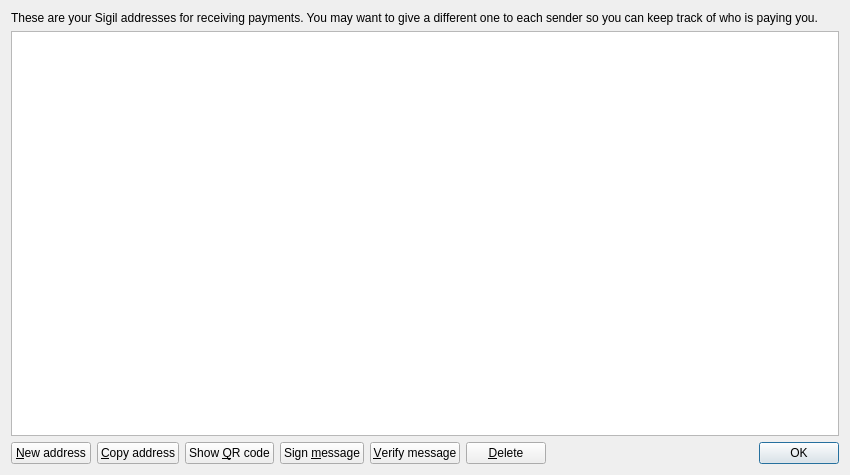
<?xml version="1.0" encoding="UTF-8"?>
<ui version="4.0">
 <class>AddressBookPage</class>
 <widget class="QWidget" name="AddressBookPage">
  <property name="geometry">
   <rect>
    <x>0</x>
    <y>0</y>
    <width>850</width>
    <height>475</height>
   </rect>
  </property>
  <property name="windowTitle">
   <string>Address Book</string>
  </property>
  <layout class="QVBoxLayout" name="verticalLayout">
   <item>
    <widget class="QLabel" name="labelExplanation">
     <property name="text">
      <string>These are your Sigil addresses for receiving payments. You may want to give a different one to each sender so you can keep track of who is paying you.</string>
     </property>
     <property name="textFormat">
      <enum>Qt::PlainText</enum>
     </property>
     <property name="wordWrap">
      <bool>true</bool>
     </property>
    </widget>
   </item>
   <item>
    <widget class="QTableView" name="tableView">
     <property name="contextMenuPolicy">
      <enum>Qt::CustomContextMenu</enum>
     </property>
     <property name="toolTip">
      <string>Double-click to edit address or label</string>
     </property>
     <property name="tabKeyNavigation">
      <bool>false</bool>
     </property>
     <property name="alternatingRowColors">
      <bool>true</bool>
     </property>
     <property name="selectionMode">
      <enum>QAbstractItemView::SingleSelection</enum>
     </property>
     <property name="selectionBehavior">
      <enum>QAbstractItemView::SelectRows</enum>
     </property>
     <property name="sortingEnabled">
      <bool>true</bool>
     </property>
     <attribute name="verticalHeaderVisible">
      <bool>false</bool>
     </attribute>
    </widget>
   </item>
   <item>
    <layout class="QHBoxLayout" name="horizontalLayout">
     <item>
      <widget class="QPushButton" name="newAddressButton">
       <property name="toolTip">
        <string>Create a new address</string>
       </property>
       <property name="text">
        <string>&amp;New address</string>
       </property>
       <property name="icon">
        <iconset resource="../bitcoin.qrc">
         <normaloff>:/icons/add</normaloff>:/icons/add</iconset>
       </property>
      </widget>
     </item>
     <item>
      <widget class="QPushButton" name="copyToClipboard">
       <property name="toolTip">
        <string>Copy the currently selected address to the system clipboard</string>
       </property>
       <property name="text">
        <string>&amp;Copy address</string>
       </property>
       <property name="icon">
        <iconset resource="../bitcoin.qrc">
         <normaloff>:/icons/editcopy</normaloff>:/icons/editcopy</iconset>
       </property>
      </widget>
     </item>
     <item>
      <widget class="QPushButton" name="showQRCode">
       <property name="text">
        <string>Show &amp;QR code</string>
       </property>
       <property name="icon">
        <iconset resource="../bitcoin.qrc">
         <normaloff>:/icons/qrcode</normaloff>:/icons/qrcode</iconset>
       </property>
      </widget>
     </item>
     <item>
      <widget class="QPushButton" name="signMessage">
       <property name="toolTip">
        <string>Sign a message to prove you own a Sigil address</string>
       </property>
       <property name="text">
        <string>Sign &amp;message</string>
       </property>
       <property name="icon">
        <iconset resource="../bitcoin.qrc">
         <normaloff>:/icons/edit</normaloff>:/icons/edit</iconset>
       </property>
      </widget>
     </item>
     <item>
      <widget class="QPushButton" name="verifyMessage">
       <property name="toolTip">
        <string>Verify a message to ensure it was signed with a specified Sigil address</string>
       </property>
       <property name="text">
        <string>&amp;Verify message</string>
       </property>
       <property name="icon">
        <iconset resource="../bitcoin.qrc">
         <normaloff>:/icons/transaction_0</normaloff>:/icons/transaction_0</iconset>
       </property>
      </widget>
     </item>
     <item>
      <widget class="QPushButton" name="deleteButton">
       <property name="toolTip">
        <string>Delete the currently selected address from the list</string>
       </property>
       <property name="text">
        <string>&amp;Delete</string>
       </property>
       <property name="icon">
        <iconset resource="../bitcoin.qrc">
         <normaloff>:/icons/remove</normaloff>:/icons/remove</iconset>
       </property>
      </widget>
     </item>
     <item>
      <spacer name="horizontalSpacer">
       <property name="orientation">
        <enum>Qt::Horizontal</enum>
       </property>
       <property name="sizeHint" stdset="0">
        <size>
         <width>40</width>
         <height>20</height>
        </size>
       </property>
      </spacer>
     </item>
     <item>
      <widget class="QDialogButtonBox" name="buttonBox">
       <property name="sizePolicy">
        <sizepolicy hsizetype="Maximum" vsizetype="Fixed">
         <horstretch>0</horstretch>
         <verstretch>0</verstretch>
        </sizepolicy>
       </property>
       <property name="standardButtons">
        <set>QDialogButtonBox::Ok</set>
       </property>
      </widget>
     </item>
    </layout>
   </item>
  </layout>
 </widget>
 <resources>
  <include location="../bitcoin.qrc"/>
 </resources>
 <connections/>
</ui>
